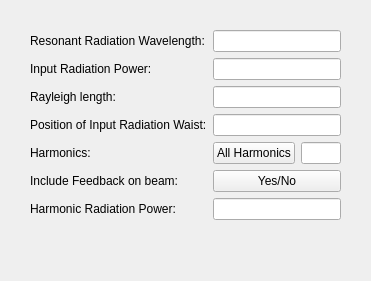
<?xml version="1.0" encoding="UTF-8"?>
<ui version="4.0">
 <class>radiation</class>
 <widget class="QWidget" name="radiation">
  <property name="geometry">
   <rect>
    <x>0</x>
    <y>0</y>
    <width>371</width>
    <height>281</height>
   </rect>
  </property>
  <property name="windowTitle">
   <string>Form</string>
  </property>
  <widget class="QWidget" name="formLayoutWidget">
   <property name="geometry">
    <rect>
     <x>30</x>
     <y>30</y>
     <width>311</width>
     <height>221</height>
    </rect>
   </property>
   <layout class="QFormLayout" name="formLayout">
    <property name="fieldGrowthPolicy">
     <enum>QFormLayout::AllNonFixedFieldsGrow</enum>
    </property>
    <item row="0" column="0">
     <widget class="QLabel" name="label">
      <property name="text">
       <string>Resonant Radiation Wavelength:</string>
      </property>
     </widget>
    </item>
    <item row="0" column="1">
     <widget class="QLineEdit" name="xlamds"/>
    </item>
    <item row="1" column="0">
     <widget class="QLabel" name="label_2">
      <property name="text">
       <string>Input Radiation Power:</string>
      </property>
     </widget>
    </item>
    <item row="1" column="1">
     <widget class="QLineEdit" name="prad0"/>
    </item>
    <item row="2" column="0">
     <widget class="QLabel" name="label_3">
      <property name="text">
       <string>Rayleigh length:</string>
      </property>
     </widget>
    </item>
    <item row="2" column="1">
     <widget class="QLineEdit" name="zrayl"/>
    </item>
    <item row="3" column="0">
     <widget class="QLabel" name="label_4">
      <property name="text">
       <string>Position of Input Radiation Waist:</string>
      </property>
     </widget>
    </item>
    <item row="3" column="1">
     <widget class="QLineEdit" name="zwaist"/>
    </item>
    <item row="4" column="0">
     <widget class="QLabel" name="label_5">
      <property name="text">
       <string>Harmonics:</string>
      </property>
     </widget>
    </item>
    <item row="4" column="1">
     <layout class="QHBoxLayout" name="horizontalLayout_2">
      <item>
       <widget class="QPushButton" name="iallharm">
        <property name="text">
         <string>All Harmonics</string>
        </property>
       </widget>
      </item>
      <item>
       <widget class="QLineEdit" name="nharm"/>
      </item>
     </layout>
    </item>
    <item row="5" column="0">
     <widget class="QLabel" name="label_6">
      <property name="text">
       <string>Include Feedback on beam:</string>
      </property>
     </widget>
    </item>
    <item row="5" column="1">
     <widget class="QPushButton" name="pushButton_2">
      <property name="text">
       <string>Yes/No</string>
      </property>
     </widget>
    </item>
    <item row="6" column="0">
     <widget class="QLabel" name="label_7">
      <property name="text">
       <string>Harmonic Radiation Power:</string>
      </property>
     </widget>
    </item>
    <item row="6" column="1">
     <widget class="QLineEdit" name="pradh0"/>
    </item>
   </layout>
  </widget>
 </widget>
 <resources/>
 <connections/>
</ui>
